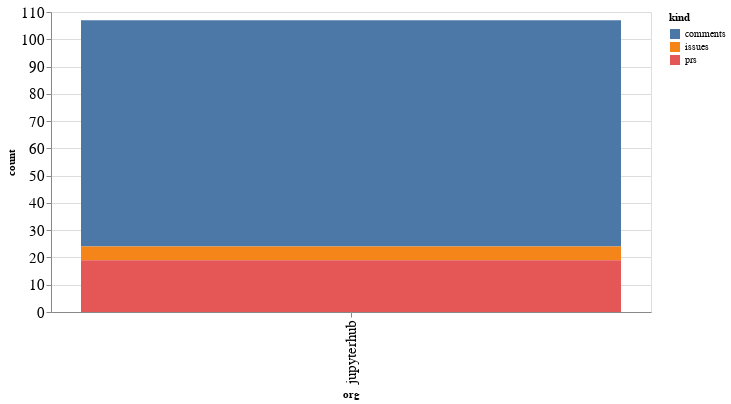

This figure's notebook cell:
### Code cell
alt.Chart(org_summaries, width=600).mark_bar().encode(
    x='org',
    y='count',
    color='kind',
    tooltip="org"
)

### Figure 1 — Vega-Lite specification as saved in the notebook (floating-point values rounded to 4 significant figures)
{"config": {"axisLeft": {"labelFontSize": 15}, "axisBottom": {"labelFontSize": 15}}, "data": {"name": "data-c5dcdefee02e1671be1aded7a3c1a960"}, "mark": "bar", "encoding": {"color": {"type": "nominal", "field": "kind"}, "tooltip": {"type": "nominal", "field": "org"}, "x": {"type": "nominal", "field": "org"}, "y": {"type": "quantitative", "field": "count"}}, "width": 600, "$schema": "https://vega.github.io/schema/vega-lite/v4.8.1.json", "datasets": {"data-c5dcdefee02e1671be1aded7a3c1a960": [{"org": "jupyterhub", "kind": "comments", "count": 83}, {"org": "jupyterhub", "kind": "issues", "count": 5}, {"org": "jupyterhub", "kind": "prs", "count": 19}]}}
